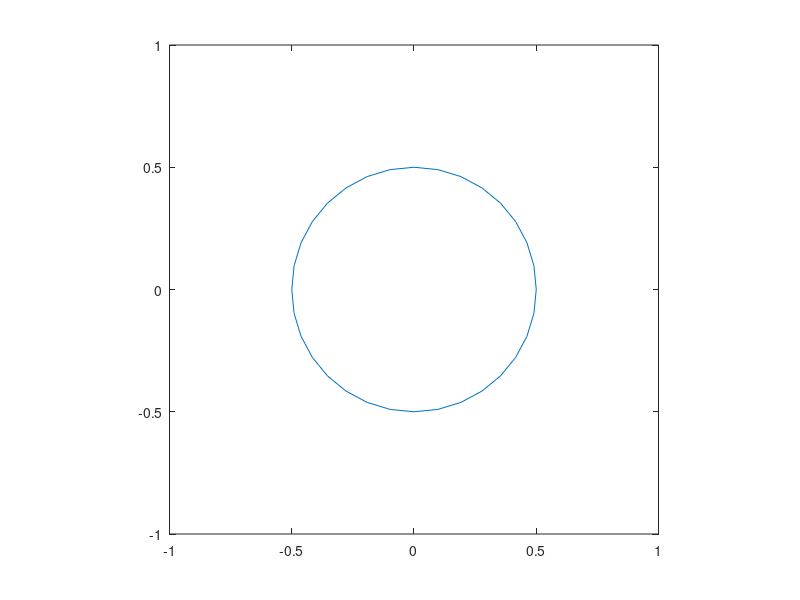

Source code (MATLAB):
clear all
close all
clc

Vf = fopen('vobj100','w');

R=0.5;
n=32+1;
theta=2*pi/(n-1);
xs0=zeros(n,1);
ys0=zeros(n,1);
curv=zeros(n,1);

for i=1:n
    xs0(i)=cos((i-1)*theta)*R;
    ys0(i)=sin((i-1)*theta)*R;
    curv(i)=1/R;
end

plot(xs0,ys0);
axis([-1 1 -1 1]);
axis equal
fprintf(Vf,'&vertexinfo nvertex = 32, ndimension = 3, &end\n');
for i=1:n
    fprintf(Vf,'%16.12f %16.12f %16.12f \n',xs0(i),ys0(i),curv(i));
end

fclose(Vf);